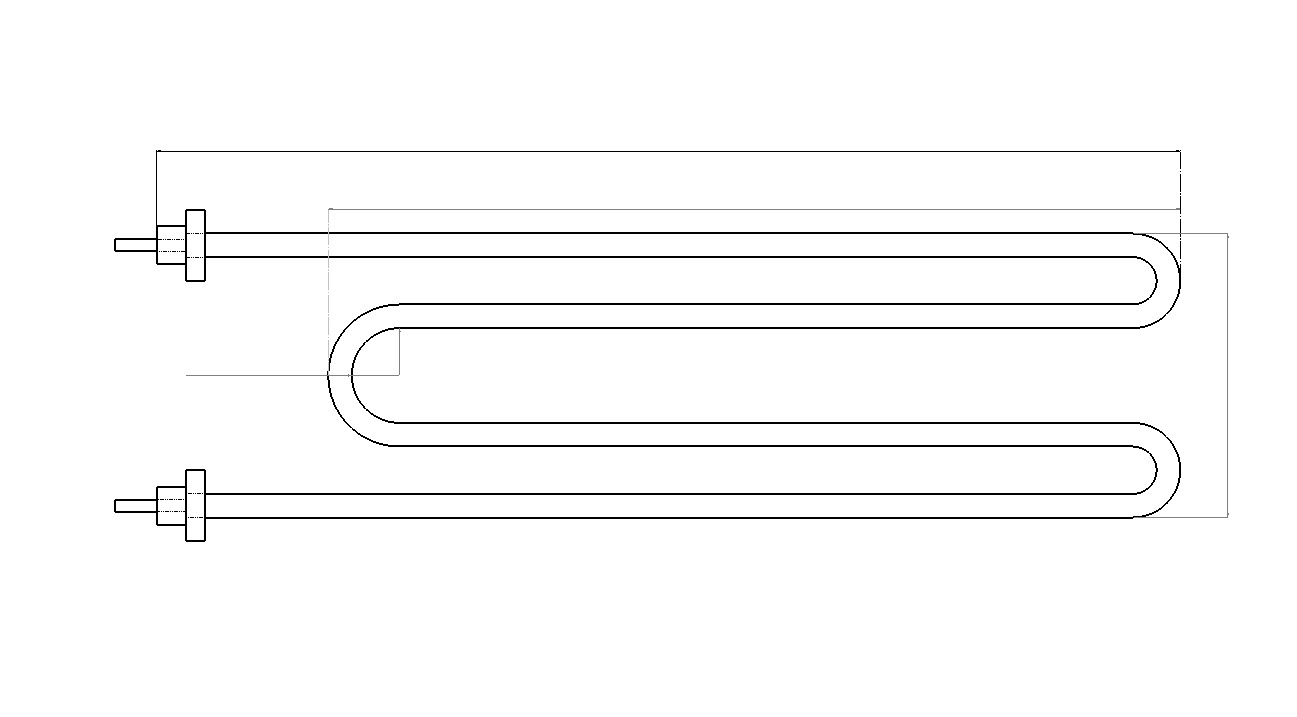
#> input picture GUI/Dibujos/TUBULARWFINAL.jpg, 1297 x 717 px
$ python dibujo_W.py
#> lines starting #> are read from the running program, lines starting #| are printed output that depends on the picture
from PIL import Image, ImageDraw, ImageFont
import os
import sys

def agregar_texto_centradoW(largo_value,
                            ancho_value,
                            largo2_value,
                            radio_value):

#> called with largo_value = 100, ancho_value = 80, largo2_value = 70, radio_value = 25.5
    if getattr(sys, 'frozen', False):
        base_path = sys._MEIPASS  # Cuando está empaquetado
    else:
        base_path = os.path.dirname(os.path.abspath(__file__))

    # Ruta relativa a la imagen original
    ruta_imagen_original = os.path.join(base_path, "Dibujos", "TUBULARWFINAL.jpg")

    try:
        imagen_original = Image.open(ruta_imagen_original)
#> imagen_original is the input picture: PIL image 1297x717 L; min 0, max 255, mean 250
    except FileNotFoundError:
        print(f"No se pudo encontrar la imagen en: {ruta_imagen_original}")
        return
    except Exception as e:
        print(f"Error al abrir la imagen: {e}")
        return False

    # Crear una copia de la imagen original para mantenerla inalterada
    imagen = imagen_original.copy()

    # Texto y configuración
    texto1 = f"{largo_value:.0f} mm"
    texto2 = f"{ancho_value:.0f} mm"
    texto3 = f"{largo2_value:.0f} mm"
    texto4 = f"R : {radio_value:.1f} mm"
    tamano = 22
    color = "black"

    # Preparación para dibujar sobre la copia
    dibujo = ImageDraw.Draw(imagen)

    # Carga de fuente
    try:
        fuente = ImageFont.truetype("arial.ttf", tamano)
    except:
        print("Usando fuente por defecto")
        fuente = ImageFont.load_default()

    # Cálculo de posiciones
    ancho_imagen, alto_imagen = imagen.size
#> ancho_imagen = 1297; alto_imagen = 717
    ancho_texto = dibujo.textlength(texto1, font=fuente)
#> ancho_texto = 91.88

    x1 = (ancho_imagen - ancho_texto) / 2
#> x1 = 602.6
    y1 = alto_imagen / 5.7
#> y1 = 125.8
    x2 = (ancho_imagen - ancho_texto) / 0.996
#> x2 = 1210
    y2 = alto_imagen / 2
#> y2 = 358.5
    x3 = (ancho_imagen - ancho_texto) / 2
#> x3 = 602.6
    y3 = alto_imagen / 3.85
#> y3 = 186.2
    x4 = (ancho_imagen - ancho_texto) / 6.05
#> x4 = 199.2
    y4 = alto_imagen / 2.05
#> y4 = 349.8
    # Escritura del texto sobre la copia
    dibujo.text((x1, y1), texto1, fill=color, font=fuente)
    dibujo.text((x2, y2), texto2, fill=color, font=fuente)
    dibujo.text((x3, y3), texto3, fill=color, font=fuente)
    dibujo.text((x4, y4), texto4, fill= color ,font= fuente)

    # Definición de una ruta alternativa para guardar la imagen modificada
    directorio_guardado = r"C:\Users\Ulises\GUI_OMEGA\GUI\Dibujos"
    nombre_archivo = "TubularW_editada.jpg"  # Distinto del original
    ruta_completa = os.path.join(directorio_guardado, nombre_archivo)
    os.makedirs(directorio_guardado, exist_ok=True)

    try:
        imagen.save(ruta_completa)
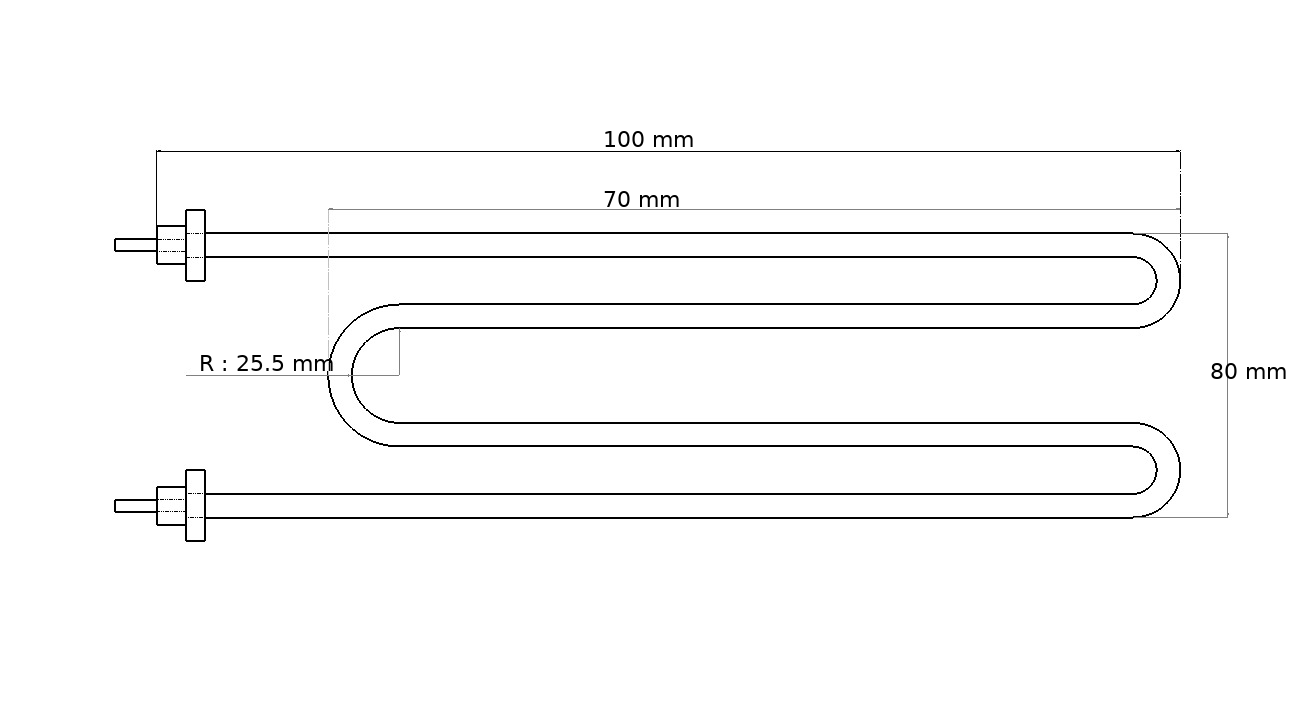
#> saved as TubularW_editada.jpg: PIL image 1297x717 L; min 0, max 255, mean 249.5
        print(f"\nImagen modificada guardada en: {ruta_completa}")
        imagen.show()
    except Exception as e:
        print(f"\nError al guardar la imagen: {e}")

if __name__ == "__main__":
    largo_ejemplo = 100
    ancho_ejemplo = 80
    largo2_ejemplo = 70
    radio_ejemplo = 25.5
    agregar_texto_centradoW(largo_ejemplo, ancho_ejemplo, largo2_ejemplo, radio_ejemplo)
